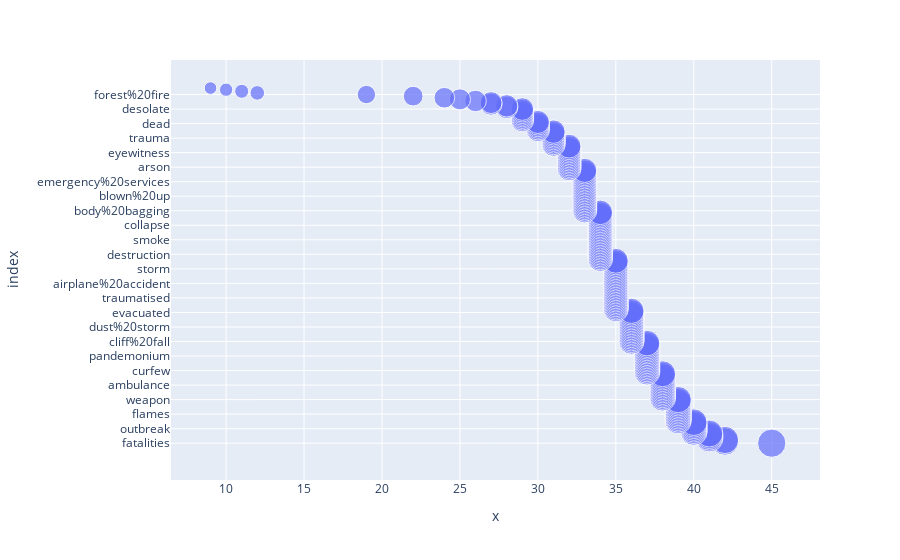

The code cell stored with this chart in its notebook:
### Code cell
feature_viz(train_df,'keyword')

### Figure 1 — Plotly figure (JSON) as saved in the notebook; plotly's stock layout.template omitted (floating-point values rounded to 4 significant figures; data arrays with more than 128 entries replaced by an {"elided": "..."} marker saying what was removed)
{"data": [{"hovertemplate": "x=%{x}<br>index=%{y}<br>size=%{marker.size}<extra></extra>", "legendgroup": "", "marker": {"color": "#636efa", "size": {"elided": "221 int values"}, "sizemode": "area", "sizeref": 0.1125, "symbol": "circle"}, "mode": "markers", "name": "", "orientation": "h", "showlegend": false, "type": "scatter", "x": {"elided": "221 int values"}, "xaxis": "x", "y": {"elided": "221 str values"}, "yaxis": "y"}], "layout": {"legend": {"itemsizing": "constant", "tracegroupgap": 0}, "margin": {"t": 60}, "xaxis": {"anchor": "y", "domain": [0, 1], "title": {"text": "x"}}, "yaxis": {"anchor": "x", "domain": [0, 1], "title": {"text": "index"}}}}
